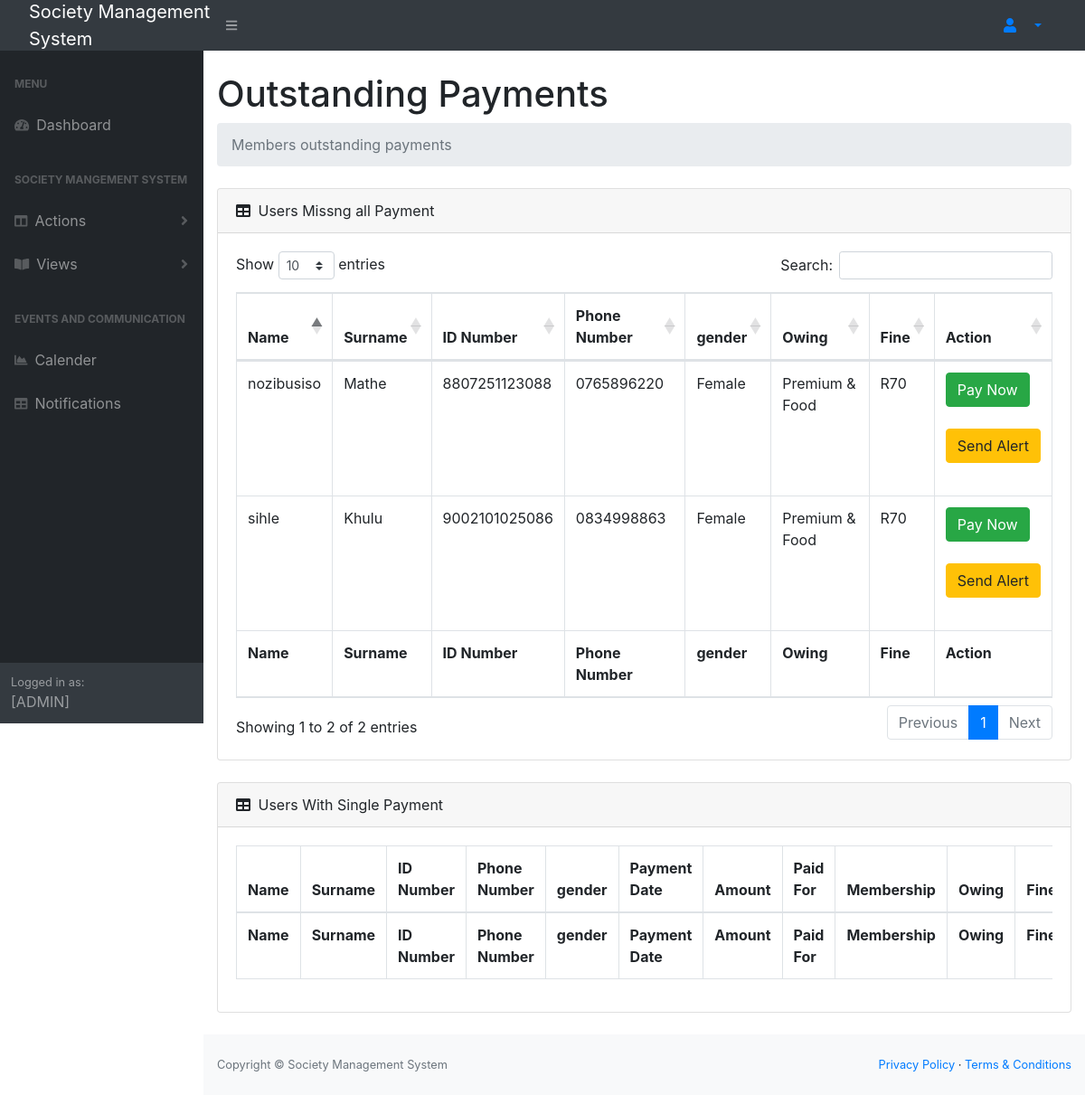
The app's page /outstanding.php, older data.
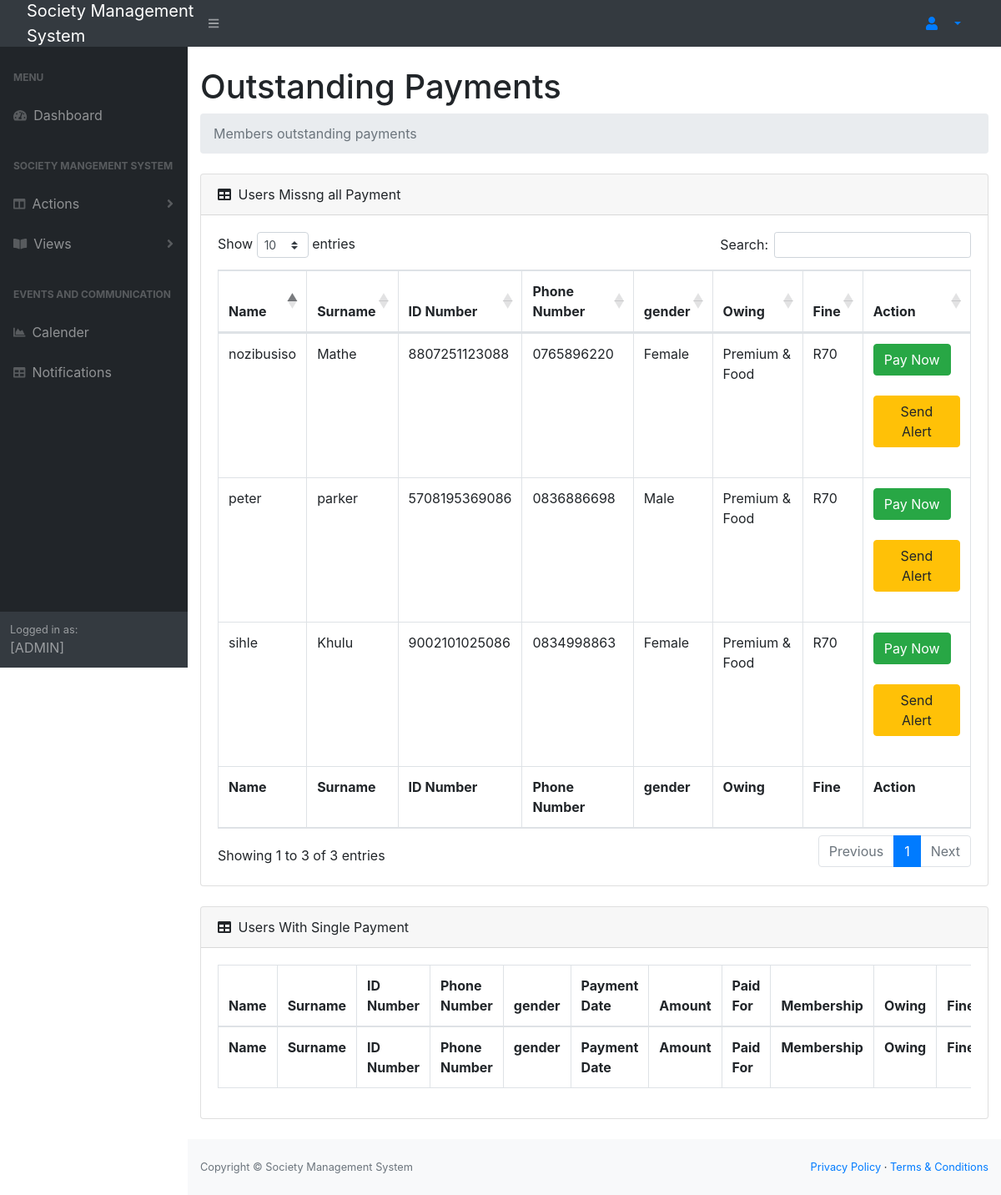
The same page, newer data.
### tables this page shows
CREATE TABLE `member` (
  `memberId` int(10) NOT NULL,
  `name` varchar(25) NOT NULL,
  `surname` varchar(25) NOT NULL,
  `id` varchar(15) NOT NULL,
  `cell_no` varchar(12) NOT NULL,
  `status` varchar(15) NOT NULL,
  `start_date` varchar(10) NOT NULL,
  `gender` varchar(10) NOT NULL,
  `user_id` int(10) NOT NULL
);

### outstanding.php (the view, shortened to what the changed rows need)
<?php
include("connection.php");
?>
<!DOCTYPE html>
<html lang="en">
    <head>
        <link href="css/styles.css" rel="stylesheet" />
        <link href="https://cdn.datatables.net/1.10.20/css/dataTables.bootstrap4.min.css" rel="stylesheet" />
        <link rel="stylesheet" href="//stackpath.bootstrapcdn.com/bootstrap/4.3.1/css/bootstrap.min.css" crossorigin=anonymous>
    </head>
    <body class="sb-nav-fixed">
        <div id="layoutSidenav">
            <div id="layoutSidenav_content">
                <main>
                    <div class="container-fluid">
                        <h1 class="mt-4">Outstanding Payments</h1>
                        <div class="card mb-4">
                            <div class="card-body">
                                <div class="table-responsive">
                                    <table class="table table-bordered" id="dataTable" width="100%" cellspacing="0">
                                        <thead>
                                            <tr>
                                            <th>Name</th>
                                                <th>Surname</th>
                                                <th>ID Number</th>
                                                <th>Phone Number</th>
                                                <th>gender</th>
                                                <th>Owing</th>
                                                <th>Fine</th>
                                                <th>Action</th>
                                            </tr>
                                        </thead>
                                        <tfoot>
                                            <tr>
                                                <th>Name</th>
                                                <th>Surname</th>
                                                <th>ID Number</th>
                                                <th>Phone Number</th>
                                                <th>gender</th>
                                                <th>Owing</th>
                                                <th>Fine</th>
                                                <th>Action</th>
                                            </tr>
                                        </tfoot>
                                        <tbody>
                                             <?php
                                               $payQuery = "SELECT m.memberId,m.name,m.surname,m.id,m.cell_no,m.gender,m.start_date,p.payment_date
                                                            FROM member m
                                                            LEFT JOIN payment p
                                                                ON m.memberId = p.member_id
                                                            WHERE p.payment_date IS NULL
                                                            AND m.status = 'member'
                                                            AND MONTH(m.start_date) <> MONTH(CURRENT_DATE)
                                                            AND YEAR(m.start_date) <= YEAR(CURRENT_DATE) ";
                                               $payment = mysqli_query($con,$payQuery);
                                               while($data = mysqli_fetch_array($payment))
                                               {
                                                  $memberId = $data['memberId'];
                                                   $name = $data['name'];
                                                   $surname = $data['surname'];
                                                   $id = $data['id'];
                                                   $cell = $data['cell_no'];
                                                   $gender = $data['gender'];
                                                   $owing = "Premium & Food";
                                                   $fine = "R70";
                                               ?>
                                               <tr>
                                                    <td> <?php echo $name;  ?>  </td>
                                                    <td> <?php echo $surname;  ?> </td>
                                                    <td> <?php echo $id;  ?> </td>
                                                    <td> <?php echo $cell;  ?> </td>
                                                    <td> <?php echo $gender;  ?> </td>
                                                    <td> <?php echo $owing;  ?> </td>
                                                    <td> <?php echo $fine;  ?> </td>
                                                    <div class="text-center">
                                                   <td>  <a href="" class="btn btn-success btn-rounded mb-4" data-toggle="modal" data-target="#modalLoginForm2">Pay Now</a>
                                                   <a href="alert.php?id=<?php echo $memberId;  ?>&owing=both" class="btn btn-warning btn-rounded mb-4" >Send  Alert</a>
                                                  </td>
                                                </div>
                                                </tr>
                                               <?php
                                               }
                                              ?>
                                        </tbody>
                                    </table>
                                </div>
                            </div>
                        </div>
                        <div class="card mb-4">
                            <div class="card-body">
                                <div class="table-responsive">
                                    <table class="table table-bordered" id="dataTable" width="100%" cellspacing="0">
                                        <thead>
                                            <tr>
                                            <th>Name</th>
                                                <th>Surname</th>
                                                <th>ID Number</th>
                                                <th>Phone Number</th>
                                                <th>gender</th>
                                                <th>Payment Date</th>
                                                <th>Amount</th>
                                                <th>Paid For</th>
                                                <th>Membership</th>
                                                <th>Owing</th>
                                                <th>Fine</th>
                                            </tr>
                                        </thead>
                                        <tfoot>
                                            <tr>
                                                <th>Name</th>
                                                <th>Surname</th>
                                                <th>ID Number</th>
                                                <th>Phone Number</th>
                                                <th>gender</th>
                                                <th>Payment Date</th>
                                                <th>Amount</th>
                                                <th>Paid For</th>
                                                <th>Membership</th>
                                                <th>Owing</th>
                                                <th>Fine</th>
                                            </tr>
                                        </tfoot>
                                    </table>
                                </div>
                            </div>
                        </div>
                    </div>
                </main>
            </div>
        </div>
    </body>
</html>

Row changes from the older to the newer data that the page shows:
added member: name "peter", surname "parker", id "5708195369086", cell_no "0836886698", gender "Male", owing "Premium & Food", fine "R70"
Text that changed along with them:
text written by a page script: "Show entries Search: Showing 1 to 2 of 2 entries Previous 1 Next" → "Show entries Search: Showing 1 to 3 of 3 entries Previous 1 Next"
